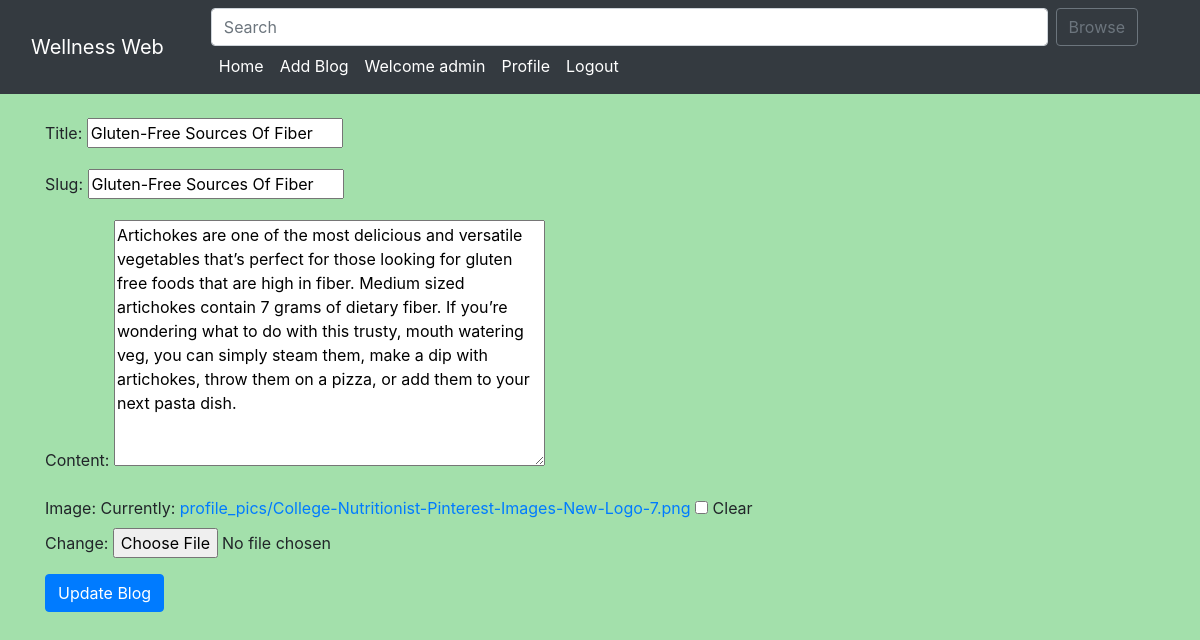
Page /edit_blog_post/Gluten-Free Sources Of Fiber/ (signed in) on the committed database.
### home/models.py (models this page shows, shortened)
class BlogPost(models.Model):
    title=models.CharField(max_length=255)
    author= models.ForeignKey(User, on_delete=models.CASCADE)
    slug=models.CharField(max_length=130)
    content=models.TextField()
    image = models.ImageField(upload_to="profile_pics", blank=True, null=True)
    dateTime=models.DateTimeField(auto_now_add=True)

### home/views.py (the view)
# urls.py: path("edit_blog_post/<str:slug>/", UpdatePostView.as_view(), name="edit_blog_post"),
class UpdatePostView(UpdateView):
    model = BlogPost
    template_name = 'edit_blog_post.html'
    fields = ['title', 'slug', 'content', 'image']

### home/templates/edit_blog_post.html (shortened to what this page needs)
{% extends 'base.html' %} {% block title %} Edit Blog Post {% endblock %}
{% block css %} {% endblock %} {% block body %}
<form enctype="multipart/form-data" method="POST">
  <div class="container mt-4">
    {{ form.as_p }}
    <button class="btn btn-primary">Update Blog</button>
  </div>
</form>
{% endblock %}

### home/templates/base.html (shortened to what this page needs)
<!DOCTYPE html>
<html lang="en">
<head>
    <link
        href="//maxcdn.bootstrapcdn.com/bootstrap/4.1.1/css/bootstrap.min.css"
        rel="stylesheet"
        id="bootstrap-css"
    />
    <link
        href="https://cdn.jsdelivr.net/npm/bootstrap@5.0.2/dist/css/bootstrap.min.css"
        rel="stylesheet"
    />
    <link
        rel="stylesheet"
        href="https://maxcdn.bootstrapcdn.com/bootstrap/4.0.0/css/bootstrap.min.css"
    />
</head>
<body>
<nav class="navbar navbar-expand-lg navbar-dark bg-dark sticky-top">
    <div class="container-fluid">
        <a class="navbar-brand" href="#">Wellness Web</a>
        <div class="collapse navbar-collapse" id="navbarSupportedContent">
            <div class="container mx-3">
              <form class="search-form d-flex" method="POST" action="/search/">
                <input
                        class="form-control me-2"
                        type="search"
                        placeholder="Search"
                        name="searched"
                        id="searched"
                        aria-label="Search"
                />
                <button
                        href="/search/"
                        class="btn btn-outline-secondary"
                        type="submit"
                >
                    Browse
                </button>
            </form>
                <ul class="navbar-nav me-auto mb-2 mb-lg-0">
                    <li class="nav-item">
                        <a
                                class="nav-link {% block homeactive %} {% endblock %}"
                                aria-current="page"
                                href="/"
                        >Home</a
                        >
                    </li>
                    {% if user.is_authenticated %}
                    <li class="nav-item">
                        <a
                                class="nav-link {% block add_blogs_active %} {% endblock %}"
                                href="/add_blogs/"
                        >Add Blog</a
                        >
                    </li>
                    <li class="nav-item">
                        <a class="nav-link active" href="#">Welcome {{request.user}}</a>
                    </li>
                    <li class="nav-item">
                        <a
                                class="nav-link {% block profileactive %} {% endblock %}"
                                href="/profile/"
                        >Profile</a
                        >
                    </li>
                    <li class="nav-item">
                        <a class="nav-link" href="/logout/">Logout</a>
                    </li>
                    {% endif %}
                </ul>
            </div>
        </div>
    </div>
</nav>
{% block body %} {% endblock %}
</body>
</html>

### rows in the picture
BlogPost: title "Gluten-Free Sources Of Fiber", slug "Gluten-Free Sources Of Fiber", content "Artichokes are one of the most delicious and versatile vegetables that’s perfect for those looking for gluten free foods that are high in fiber. Medium sized artichokes contain 7 grams of dietary fiber. If you’re wondering what to do with this trusty, mouth watering veg, you can simply steam them, make a dip with artichokes, throw them on a pizza, or add them to your next pasta dish."

### other values in the picture
{{ request.user }} "admin"
